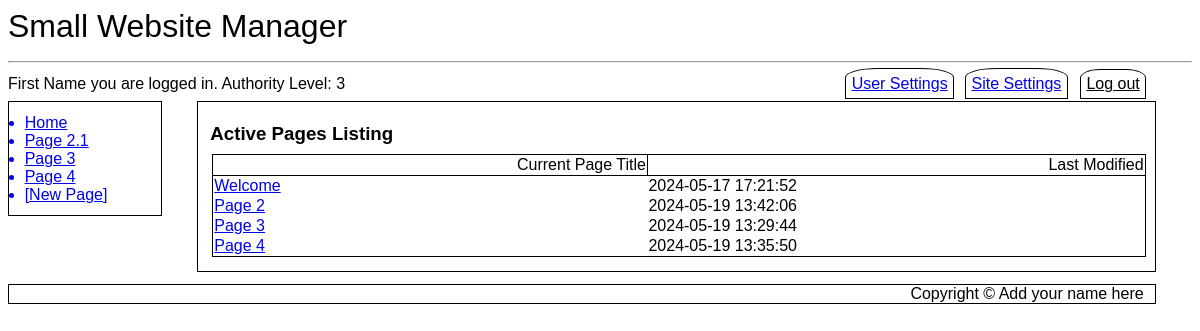
The app's page /activepagelist.php (signed in), older data.
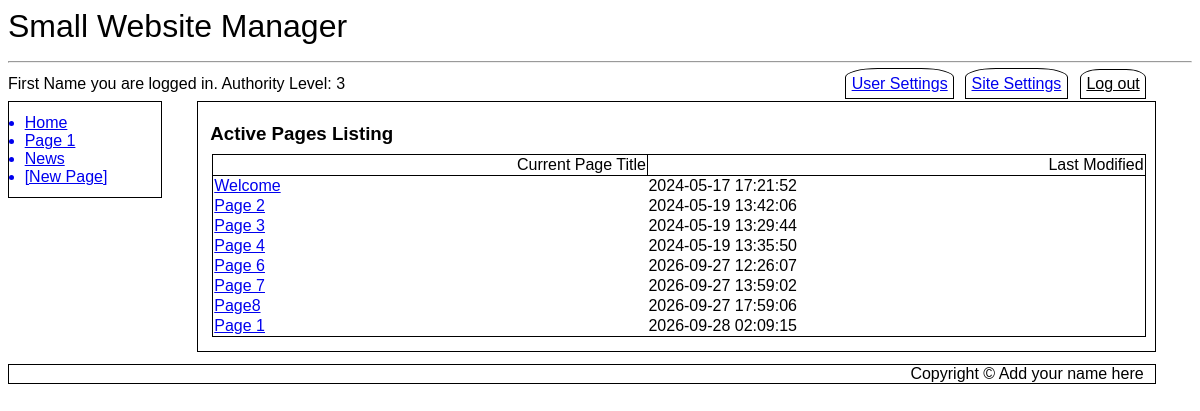
The same page, newer data.
### tables this page shows
CREATE TABLE `SubMenus` (
  `MenuID` int(11) NOT NULL,
  `LinkID` int(11) NOT NULL,
  `Page_ID` int(11) NOT NULL DEFAULT 0,
  `Menu_Entry` varchar(20) NOT NULL,
  `Title` varchar(500) NOT NULL,
  `Active` tinyint(1) NOT NULL DEFAULT 1
);

CREATE TABLE `Cust_Pages` (
  `Page_ID` int(11) NOT NULL,
  `Page_Iteration` int(11) NOT NULL,
  `Parent_Iteration` int(11) NOT NULL DEFAULT 0,
  `Title` text NOT NULL,
  `Body` text NOT NULL,
  `Last_Modified` datetime NOT NULL DEFAULT current_timestamp(),
  `Last_Author` int(11) NOT NULL
);

CREATE TABLE `SubMenus_Modules` (
  `SubMenu_Order` int(11) NOT NULL,
  `Module_ID` int(11) NOT NULL
);

CREATE TABLE `SubMenusData` (
  `Type` varchar(500) NOT NULL,
  `Default Menu Title` varchar(20) NOT NULL,
  `LinkData` text NOT NULL,
  `GetData` tinyint(1) NOT NULL,
  `Module_ID` int(11) NOT NULL
);

### activepagelist.php (the view, shortened to what this page needs)
<?php
include ("db_connect.inc");
include ("header.inc");
include ("navbar.inc");
echo "<article id=\"main\">";
if ( isset($_SESSION['first_name']) AND isset($_SESSION['user_name']) AND $_SESSION['auth_lev']==3 ) {
	echo "<h3>Active Pages Listing</h3>";
	echo "<table class='news'>\r\n";
	echo "<tr><th>Current Page Title</th><th>Last Modified</th></tr>";
	$query = "SELECT Cust_Pages.Title, Cust_Pages.Page_ID, Cust_Pages.Last_Modified FROM Cust_Pages INNER JOIN Cust_Pages_DATA ON Cust_Pages_DATA.Page_ID=Cust_Pages.Page_ID AND Cust_Pages_DATA.Page_Iteration=Cust_Pages.Page_Iteration WHERE Cust_Pages_DATA.Active=1;";
	$result = mysqli_query($cxn,$query) or die ("Couldn't execute query.");
	while($row = mysqli_fetch_assoc($result))
	{
		echo "<tr><td><a href=\"pagehistory.php?pageID={$row['Page_ID']}\">{$row['Title']}</a></td><td>{$row['Last_Modified']}</td></tr>";
	}
	echo  "</table>\r\n";
} else {
	echo "<div class=\"error\">Restricted Area. You need administrative priviledges to access this page.</div>";
}
echo "</article>";
include ("footer.inc");
?>

### navbar.inc
<nav id="vnav1">
<?php
$query = "SELECT Menu_Entry, Title FROM SubMenus WHERE MenuID='1' AND Active=1 ORDER BY LinkID ASC LIMIT 10";
$result = mysqli_query($cxn,$query) or die ("Couldn't execute query.");
while($row = mysqli_fetch_assoc($result))
{
	$menuEntry = $row['Menu_Entry'];
	$pageTitle = $row['Title'];
	$pageTitle = preg_replace('/ /', '_', $pageTitle);
	echo "<a href='$pageTitle'>$menuEntry</a>\r\n";
}
$query2 = "SELECT `Default Menu Title`, `LinkData`, `Module_ID` FROM SubMenus_Modules INNER JOIN SubMenusData USING (Module_ID)";
$result2 = mysqli_query($cxn, $query2) or die ("Couldn't execute query.");
while($row2 = mysqli_fetch_assoc($result2))
{
	$menuEntry2 = $row2['Default Menu Title'];
	$pageTitle2 = $row2['LinkData'];
	$pageTitle2 = preg_replace('/ /', '_', $pageTitle2);
	echo "<a href='$pageTitle2'>$menuEntry2</a>\r\n";
}
if (isset($_SESSION['auth_lev'])){
	if ($_SESSION['auth_lev'] == 3 AND isset($_SESSION['first_name']) AND isset($_SESSION['user_name']) ) {
		echo "<a class='newpage' href='newpage.php'>[New Page]</a>\r\n";
	}
}
?>
</nav>

Row changes from the older to the newer data that the page shows:
removed submenus: Menu_Entry "Page 3"
removed submenus: Menu_Entry "Page 4"
changed submenus: Menu_Entry "Page 2.1" → "Page 1"
added submenus_modules: submenusdata.Default Menu Title "News"
added cust_pages: Title "Page 6", Last_Modified "2026-09-27 12:26:07"
added cust_pages: Title "Page 7", Last_Modified "2026-09-27 13:59:02"
added cust_pages: Title "Page8", Last_Modified "2026-09-27 17:59:06"
added cust_pages: Title "Page 1", Last_Modified "2026-09-28 02:09:15"
